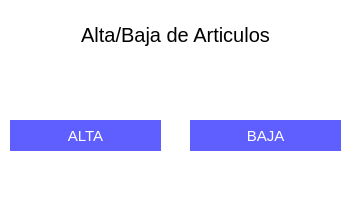
<?xml version="1.0" encoding="UTF-8"?>
<ui version="4.0">
 <class>Form</class>
 <widget class="QWidget" name="Form">
  <property name="geometry">
   <rect>
    <x>0</x>
    <y>0</y>
    <width>351</width>
    <height>209</height>
   </rect>
  </property>
  <property name="windowTitle">
   <string>Form</string>
  </property>
  <property name="styleSheet">
   <string notr="true">background-color:white;</string>
  </property>
  <widget class="QLabel" name="label">
   <property name="geometry">
    <rect>
     <x>10</x>
     <y>10</y>
     <width>331</width>
     <height>51</height>
    </rect>
   </property>
   <property name="styleSheet">
    <string notr="true">font-size:20px;</string>
   </property>
   <property name="text">
    <string>&lt;html&gt;&lt;head/&gt;&lt;body&gt;&lt;p align=&quot;center&quot;&gt;&lt;span style=&quot; font-size:15pt;&quot;&gt;Alta/Baja de Articulos&lt;/span&gt;&lt;/p&gt;&lt;/body&gt;&lt;/html&gt;</string>
   </property>
  </widget>
  <widget class="QPushButton" name="he_btn_option_1">
   <property name="geometry">
    <rect>
     <x>10</x>
     <y>120</y>
     <width>151</width>
     <height>31</height>
    </rect>
   </property>
   <property name="styleSheet">
    <string notr="true">background-color:#5f5fff;
color:white;
border:none;
font-size:15px;</string>
   </property>
   <property name="text">
    <string>ALTA</string>
   </property>
  </widget>
  <widget class="QPushButton" name="he_btn_option_2">
   <property name="geometry">
    <rect>
     <x>190</x>
     <y>120</y>
     <width>151</width>
     <height>31</height>
    </rect>
   </property>
   <property name="styleSheet">
    <string notr="true">background-color:#5f5fff;
color:white;
border:none;
font-size:15px;</string>
   </property>
   <property name="text">
    <string>BAJA</string>
   </property>
  </widget>
 </widget>
 <resources/>
 <connections/>
</ui>
